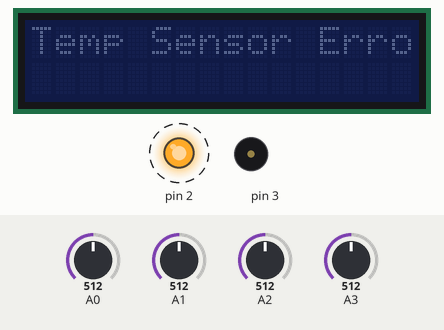
Recording of a program running on a simulated Arduino Uno, built with avr-gcc and run on an emulated ATmega328P. On the bench: 16×2 character LCD, output pins drawn as LEDs (lit = HIGH), buzzer (waves = sounding). Dashed ring = blinking. The test bench sets the inputs (shaded band); at power-on: A0 = 512, A3 = 512, A1 = 512, A2 = 512.

Above: at 2.0 s.
2.1 s: A0 set to 106
4.1 s: A0 set to 88
At 5.1 s:
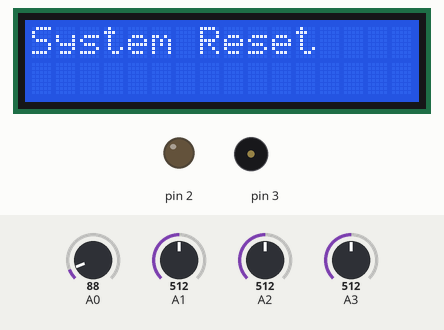
5.6 s: A3 set to 490
At 6.9 s:
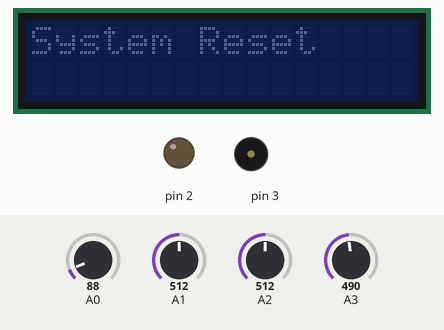
8.0 s: A0 set to 910
At 9.18 s:
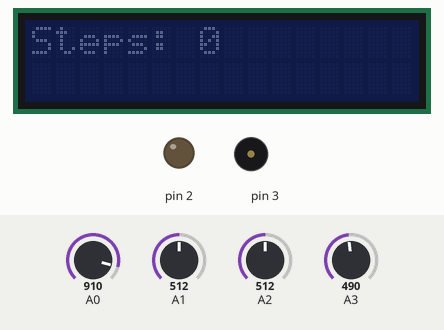
11.0 s: A3 set to 510
At 12.46 s:
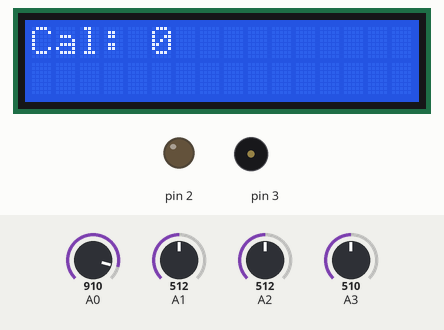
14.0 s: A1 set to 551
At 14.96 s:
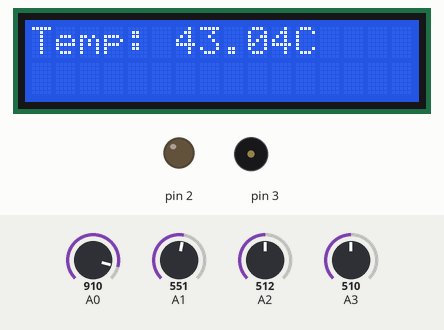
16.6 s: A1 set to 578
At 19.2 s:
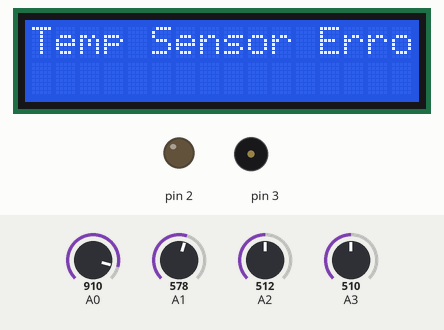
Timing chart, 0 to 20.5 s (numbered marks = the images above; inputs shaded):
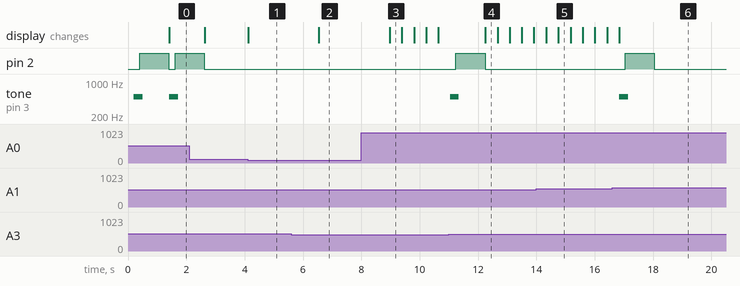

The program:

main.cpp
```cpp
// #include "Sensors_Actuators.h" // Incluye las clases de sensores y actuadores
#include "Logic.h"          // Incluye las clases de lógica

// Clase principal SmartWatch
class SmartWatch {
public:
    SmartWatch() :
        lightSensor(A3),
        tempSensor(A1),
        inclinationSensor(A2),
        vibrator(2),
        buzzer(3),
        buttonPin(A0),
        timeAwake(0),
        lastUpdateTime(0),
        displayMode(0),
        tempRef(0),
        dayNightDetector(buzzer, vibrator, stepCounter),
        caloriesLimit(false)
    {}

    void init() {
        display.init();
        pinMode(buttonPin, INPUT);
        tempRef = 0;
    }

    void update() {
        unsigned long currentTime = millis();
        if (currentTime - lastUpdateTime > refreshRate) { // Actualizar cada x tiempo
            lastUpdateTime = currentTime;

            updateSensors(); // Actualizar los sensores
            updateLogic(); // Actualizar la lógica
            updateDisplay(); // Actualizar la pantalla
        }

        handleButton(); // Manejar los botones
    }

private:
    Display display;
    LightSensor lightSensor;
    TemperatureSensor tempSensor;
    InclinationSensor inclinationSensor;
    Vibrator vibrator;
    Buzzer buzzer;

    StepCounter stepCounter;
    SleepDetector sleepDetector;
    CalorieCalculator calorieCalculator;
    DayNightDetector dayNightDetector;
    TemperatureFaliureDetector tempFaliureDetector;

    int buttonPin;
    unsigned  timeAwake;
    unsigned long lastUpdateTime;
    int displayMode;
    float tempRef;
    bool caloriesLimit;
    int refreshRate = 200;

    void updateSensors() {
        lightSensor.update();
        tempSensor.update();
        inclinationSensor.update();
    }

    void updateLogic() {
        stepCounter.update(inclinationSensor.getIsInclined());
        sleepDetector.update(inclinationSensor.getIsInclined());
        calorieCalculator.update(stepCounter.getSteps());
        dayNightDetector.update(lightSensor.getLight());
        tempFaliureDetector.update(tempSensor.getTemperature(), tempRef);

        if (sleepDetector.isSleeping()) { // Si está durmiendo
                timeAwake = 0; // Reiniciar el tiempo despierto
        } else { // Si está despierto
            timeAwake += 1; // Incrementar el tiempo despierto en 1 refresRate
        }

        if (calorieCalculator.getCaloriesBurned() > 2100) { // Si ha quemado más de x calorías (para una persona de 70kg)
            if (!caloriesLimit)
            {
                vibrator.activate(500);
                display.showInfo("Calorias Limite");
                caloriesLimit = true;
            }
        }

        if (calorieCalculator.getCaloriesBurned() == 0)
        {
            caloriesLimit = false;
        }

        if (tempFaliureDetector.getIsFaulty()) { // Si el sensor de temperatura falla
            if(display.getCurrentInfo() != "Temp Sensor Error"){ // Si no se ha mostrado el mensaje de error
                display.showInfo("Temp Sensor Error"); // Mostrar mensaje de error
                buzzer.activate(500);
                vibrator.activate(1000);
            }
        }
    }

    void updateDisplay() {
        display.setBacklight(lightSensor.getLight()); // Ajustar el brillo de la pantalla

        if (!tempFaliureDetector.getIsFaulty()) { // Si el sensor de temperatura no falla
            String info;
            switch (displayMode) {
                case 0:
                    info = "Temp: " + String(tempSensor.getTemperature() - tempRef) + "C";
                    break;
                case 1:
                    info = "Steps: " + String(stepCounter.getSteps());
                    break;
                case 2:
                    info = "Cal: " + String(calorieCalculator.getCaloriesBurned());
                    break;
                case 3:
                    float timeAwakeSeconds = timeAwake * refreshRate / 1000;
                    int timeAwakeReal = int(timeAwakeSeconds);
                    info = "Awake: " + String(timeAwakeReal / 3600) + "h " + String((timeAwakeReal % 3600) / 60) + "m " + String(timeAwakeReal % 60) + "s";
                    break;
            }
            display.showInfo(info); // Mostrar la información en la pantalla
        }
    }

    void handleButton() {
        int buttonValue = analogRead(buttonPin);
        if (buttonValue > 900) { // Si se presiona el botón de informacion (umbral alto)
            displayMode = (displayMode + 1) % 4; // Cambiar el modo de visualización
            updateDisplay(); // Actualizar la pantalla
            delay(400); // Esperar para evitar múltiples pulsaciones
        } else if (buttonValue < 100) { // Si se presiona el botón de reset (umbral bajo)
            reset(); // Resetear el reloj
            delay(400);
        }
    }

    void reset() {
        stepCounter.reset(); // Resetear los pasos
        timeAwake = 0; // Resetear el tiempo despierto
        display.showInfo("System Reset"); // Mostrar mensaje de reset
        delay(2000);
        tempRef = tempSensor.getTemperature() - 24; // Guardar la temperatura actual como referencia "ambiente"
    }
};

SmartWatch watch;

void setup() {
    watch.init();
}

void loop() {
    watch.update();
}
```

Logic.h
```cpp
#include <Sensors_Actuators.h> // Incluye las clases de sensores y actuadores

// Clases para la lógica de características específicas

class TemperatureFaliureDetector {
public:
    void update(float temperature, float tempRef) { // Actualizar con la temperatura actual y la de referencia
        isFaulty = ((temperature - tempRef) < -10 || (temperature - tempRef) > 50); // Falla si la temperatura está fuera de rango
        }

        bool getIsFaulty() const {
        return isFaulty;
        }
private:
    bool isFaulty;
};

class StepCounter {
public:
    void update(bool isInclined) {
        if (isInclined && !wasInclined) { // Si se inclinó y no estaba inclinado antes
            steps++; // Contar un paso
        }
        wasInclined = isInclined;
    }

    int getSteps() const {
        return steps;
    }

    void reset() {
        steps = 0;
    }

private:
    int steps = 0;
    bool wasInclined = false;
};

class SleepDetector {
public:
    void update(bool isInclined) {
        if (isInclined) { // Si está inclinado
            if (timeInclined == 0) { // Si no estaba inclinado antes
                timeInclined = millis(); // Guardar el tiempo actual
            }
        } else { // Si no está inclinado
            timeInclined = 0; // Reiniciar el tiempo
        }
    }

    bool isSleeping() const {
        return timeInclined > 0 && millis() - timeInclined > 5000; // Duerme si ha pasado más de x segundos inclinado
    }

private:
    unsigned long timeInclined = 0;
};

class CalorieCalculator {
public:
    void update(int steps) {
        caloriesBurned = steps * 0.04; // Calorías quemadas por paso (asumiendo una persona de 70kg que quema 80 calorías por milla caminado)
    }

    int getCaloriesBurned() const {
        return caloriesBurned;
    }

private:
    int caloriesBurned = 0;
};

class DayNightDetector {
public:
    DayNightDetector(Buzzer& buzzer, Vibrator& vibrator, StepCounter& stepCounter)
        : buzzer(buzzer), vibrator(vibrator), stepCounter(stepCounter) {} // Inicializar con los actuadores y el contador de pasos

    void update(int lightLevel) {
        bool newIsDaytime = lightLevel > 500; // Determinar si es de día o de noche
        if (newIsDaytime != isDaytime) { // Si cambió el estado
            isDaytime = newIsDaytime;
            if (isDaytime) { // Si es de día
                onDawn(); // Realizar acciones al amanecer
            }
        }
    }

    bool getIsDaytime() const {
        return isDaytime;
    }

private:
    bool isDaytime = false;
    Buzzer& buzzer;
    Vibrator& vibrator;
    StepCounter& stepCounter;

    void onDawn() { // Acciones al amanecer
        buzzer.activate(500);
        vibrator.activate(1000);
        stepCounter.reset();
    }
};
```

Sensors_Actuators.h
```cpp
// Incluimos las librerías necesarias de Arduino
#include <Wire.h>
#include <Adafruit_LiquidCrystal.h>

// Clases base para los componentes
class Sensor {
public:
    virtual void update() = 0; // Método virtual puro para actualizar el sensor
};

class Actuator {
public:
    virtual void activate(int duration) = 0; // Método virtual puro para activar el actuador
};

// Clases para los componentes específicos
class Display : public Actuator {
public:
    Display() : lcd(0) {} // Inicializar con dirección I2C 0

    void init() {
        lcd.begin(16, 2);
        lcd.setBacklight(LOW);
    }

    void setBacklight(int level) {
        lcd.setBacklight(level > 500 ? HIGH : LOW); // Encender retroiluminación si el nivel es mayor que cierto umbral
    }

    void showInfo(const String& info) {
        if (info != currentInfo) { // Solo actualizar si la información es distinta a la anterior
            lcd.clear();
            lcd.setCursor(0, 0);
            lcd.print(info);
            currentInfo = info;
        }
    }

    void activate(int duration) override {
        // No requerido para el display
    }

    String getCurrentInfo() const {
        return currentInfo;
    }

private:
    Adafruit_LiquidCrystal lcd; // Objeto de la librería Adafruit
    String currentInfo;
};

class LightSensor : public Sensor {
public:
    LightSensor(int pin) : pin(pin), lightLevel(0) {}

    void update() override {
        lightLevel = analogRead(pin); // Leer valor analógico
    }

    int getLight() const {
        return lightLevel;
    }

private:
    int pin;
    int lightLevel;
};

class TemperatureSensor : public Sensor {
public:
    TemperatureSensor(int pin) : pin(pin), temperature(0){}

    void update() override {
        int rawValue = analogRead(pin); // Leer valor analógico
        float voltage = (rawValue / 1024.0) * 5.0; // Convertir a voltaje
        temperature = (voltage - 0.5) * 100; // Convertir a temperatura en grados Celsius (ecuacion para TMP36)
    }

    float getTemperature() const {
        return temperature;
    }

private:
    int pin;
    float temperature;
};

class InclinationSensor : public Sensor {
public:
    InclinationSensor(int pin) : pin(pin), isInclined(false) {}

    void update() override {
        isInclined = analogRead(pin) > 512; // Determinar si el sensor está inclinado
    }

    bool getIsInclined() const {
        return isInclined;
    }

private:
    int pin;
    bool isInclined;
};

class Vibrator : public Actuator {
public:
    Vibrator(int pin) : pin(pin) {
        pinMode(pin, OUTPUT);
    }

    void activate(int duration) override {
        digitalWrite(pin, HIGH);
        delay(duration);
        digitalWrite(pin, LOW);
    }

private:
    int pin;
};

class Buzzer : public Actuator {
public:
    Buzzer(int pin) : pin(pin) {
        pinMode(pin, OUTPUT);
    }

    void activate(int duration) override { // Emitir una serie de 3 pitidos cortos con duración total de "duration"
        tone(pin, 500, duration / 5);
        delay(duration / 5);
        tone(pin, 500, duration / 5);
        delay(duration / 5);
        tone(pin, 500, duration / 5);
    }

private:
    int pin;
};
```

Measured:
- the behaviour switches between 100 and 99 on A0 (found by bisection; images 0 and 1)
- the behaviour switches between 501 and 500 on A3 (found by bisection; images 1 and 2)
- the behaviour switches between 565 and 566 on A1 (found by bisection; images 5 and 6)
- after the input at 4.1 s, the display: changes at once (image 1)
- after the input at 5.6 s, the display: changes after 0.95 s (image 2)
- after the input at 8.0 s, the display: changes after 0.98 s (image 3)
- after the input at 11.0 s, pin 2: LOW → HIGH after 0.24 s, → LOW 1.0 s later; tone on pin 3: silent → 500 Hz at once, → silent 0.30 s later; the display: changes after 1.3 s (image 4)
- after the input at 16.6 s, pin 2: LOW → HIGH after 0.44 s, → LOW 1.0 s later; tone on pin 3: silent → 500 Hz after 0.24 s, → silent 0.30 s later; the display: changes after 0.24 s (image 6)
